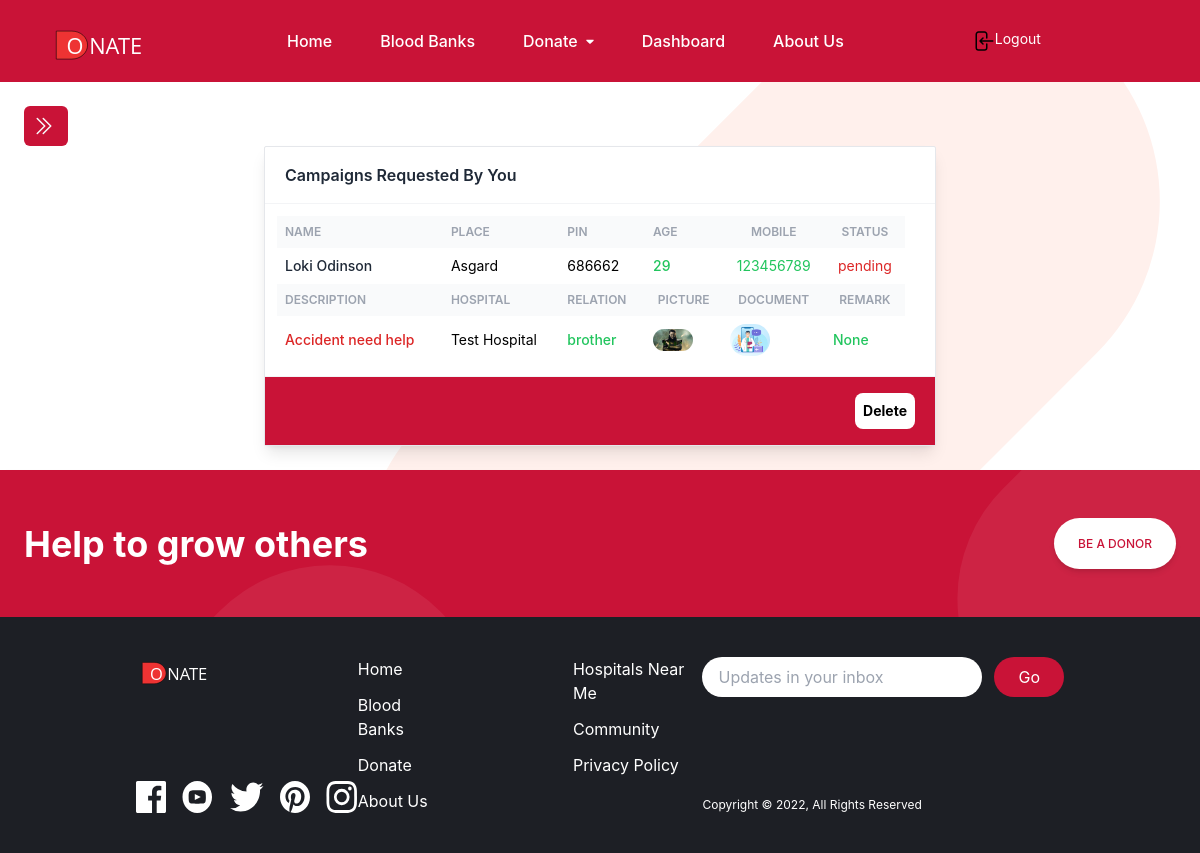
Screenshot of /view_campaigns/ (signed in) with the database file from the repository.
### user/models.py (models this page shows, shortened)
class ReqCampaign (models.Model):
    user = models.ForeignKey(Donor, on_delete=models.CASCADE)
    fname = models.CharField(max_length=50)
    lname = models.CharField(max_length=50)
    age = models.CharField(max_length=2)
    place = models.CharField(max_length=50)
    pin = models.CharField(max_length=6)
    mob = models.CharField(max_length=15, null=True)
    amount = models.CharField(max_length=10)
    description = models.CharField(max_length=200)
    hospital = models.CharField(max_length=100)
    rwithpatient = models.CharField(max_length=10, null=True)
    documentpic = models.FileField(null=True)
    patientpic = models.FileField(null=True)
    status = models.CharField(max_length=40, null=True)
    date = models.DateTimeField(auto_now_add=True)
    departmentremark = models.CharField(max_length=300, null=True)
    adminremark = models.CharField(max_length=300, null=True)
    updationdate = models.DateField(null=True)

### user/views.py (the view)
# urls.py: path('view_campaigns/', views.view_campaigns, name='view_campaigns'),
def view_campaigns(request):
    if not request.user.is_authenticated:
        return redirect('register')
    user = request.user
    donor = Donor.objects.get(user=user)
    campaigns = ReqCampaign.objects.filter(user=donor)
    return render(request, 'user_view_campaigns.html', locals())

### templates/user_view_campaigns.html (shortened to what this page needs)
{% extends 'user_base.html' %}
{% block content %}
    <div class="flex flex-col justify-center h-full ">
        <div class="w-full max-w-2xl mx-auto bg-white shadow-lg rounded-sm border border-gray-200">
            <header class="px-5 py-4 border-b border-gray-100">
                <div class="font-semibold text-gray-800">Campaigns Requested By You</div>
            </header>
            <div class="overflow-x-auto p-3">
                <table class="table-auto w-full">
                    <thead class="text-xs font-semibold uppercase text-gray-400 bg-gray-50">
                        <tr>
                            <th class="p-2">
                                <div class="font-semibold text-left">Name</div>
                            </th>
                            <th class="p-2">
                                <div class="font-semibold text-left">Place</div>
                            </th>
                            <th class="p-2">
                                <div class="font-semibold text-left">Pin</div>
                            </th>
                            <th class="p-2">
                                <div class="font-semibold text-left">Age</div>
                            </th>
                            <th class="p-2">
                                <div class="font-semibold text-center">Mobile</div>
                            </th>
                            <th class="p-2">
                                <div class="font-semibold text-center">Status</div>
                            </th>
                        </tr>
                    </thead>
                {% for i in campaigns %}
                    <tbody class="text-sm divide-y divide-gray-100">
                        <tr>
                            <td class="p-2 text-red-600">
                                <div class="font-medium text-gray-800">
                                   {{i.fname}} {{i.lname}}
                                </div>
                            </td>
                            <td class="p-2">
                                <div class="text-left">
                                    {{i.place}}
                                </div>
                            </td>
                            <td class="p-2">
                                <div class="text-left">
                                    {{i.pin}}
                                </div>
                            </td>
                            <td class="p-2">
                                <div class="text-left font-medium text-green-500">
                                    {{i.age}}
                                </div>
                            </td>
                            <td class="p-2 text-green-500">
                                <div class="flex justify-center" >
                                    {{i.mob}}
                                </div>
                            </td>
                            <td class="p-2 text-red-600">
                                <div class="flex justify-center" >
                                    {{i.status}}
                                </div>
                            </td>
                        </tr>
                    </tbody>
                    <thead class="text-xs font-semibold uppercase text-gray-400 bg-gray-50">
                        <tr>
                            <th class="p-2">
                                <div class="font-semibold text-left">Description</div>
                            </th>
                            <th class="p-2">
                                <div class="font-semibold text-left">Hospital</div>
                            </th>
                            <th class="p-2">
                                <div class="font-semibold text-left">Relation</div>
                            </th>
                            <th class="p-2">
                                <div class="font-semibold text-center">Picture</div>
                            </th>
                            <th class="p-2">
                                <div class="font-semibold text-center">Document</div>
                            </th>
                            <th class="p-2">
                                <div class="font-semibold text-center">Remark</div>
                            </th>
                        </tr>
                    </thead>
                    <tbody class="text-sm divide-y divide-gray-100">
                        <tr>
                            <td class="p-2">
                                <div class="font-medium text-red-600">
                                    {{i.description}}
                                </div>
                            </td>
                            <td class="p-2">
                                <div class="text-left">
                                    {{i.hospital}}
                                </div>
                            </td>
                            <td class="p-2">
                                <div class="text-left font-medium text-green-500">
                                    {{i.rwithpatient}}
                                </div>
                            </td>
                            <td class="p-2">
                                <div class="text-left font-medium text-green-500">
                                    <img class="rounded-full" src="{{i.patientpic.url}}" width="40" height="40" alt="Patient Document">
                                </div>
                            </td>
                            <td class="p-2">
                                <div class="">
                                    <img class="rounded-full" src="{{i.documentpic.url}}" width="40" height="40" alt="Patient Document">
                                </div>
                            </td>
                            <td class="p-2">
                                <div class="text-left font-medium text-green-500">
                                    {{i.departmentremark}}
                                </div>
                            </td>
                            <td class="p-2">
                            </td>
                        </tr>
                    </tbody>
                {% endfor %}
                </table>
            </div>
            <div class="flex justify-end font-bold  space-x-4 text-sm border-t bg-brightRed border-gray-100 px-5 py-4">
                <button class="bg-white rounded-lg p-2 ">Delete</button>
            </div>
        </div>
    </div>
{% endblock %}

### rows the page displays
ReqCampaign: fname "Loki", lname "Odinson", place "Asgard", pin "686662", age "29", mob "123456789", status "pending", description "Accident need help", hospital "Test Hospital", rwithpatient "brother", patientpic (picture), documentpic (picture), departmentremark "None"
